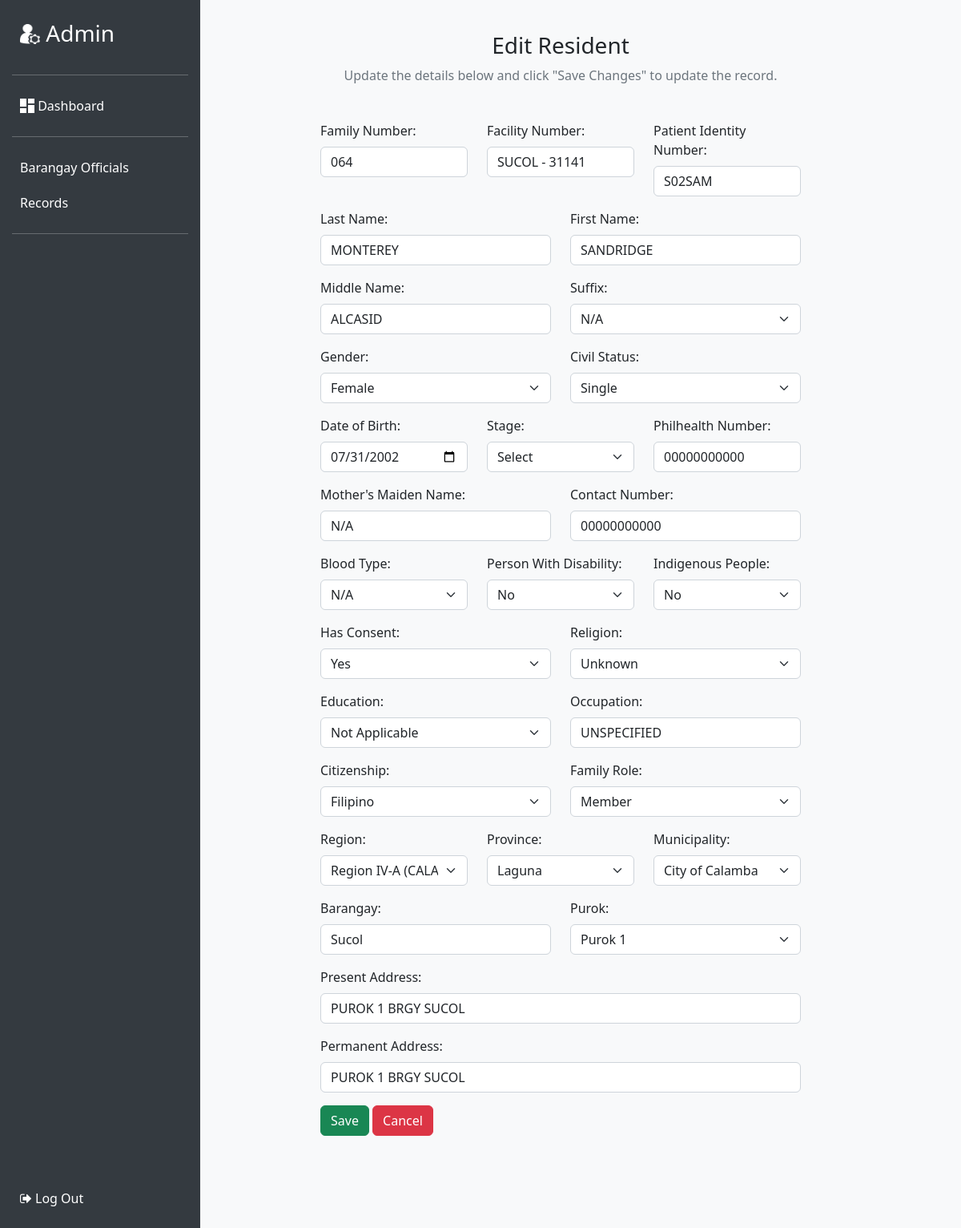
The page /edit.php?id=89 on the database its author committed.
### tables this page shows
CREATE TABLE `crud` (
  `id` int(255) NOT NULL,
  `first_name` varchar(255) NOT NULL,
  `last_name` varchar(255) NOT NULL,
  `middle_name` varchar(255) NOT NULL,
  `gender` varchar(255) NOT NULL,
  `family_number` varchar(255) DEFAULT NULL,
  `suffix` varchar(255) DEFAULT NULL,
  `civil_status` varchar(255) DEFAULT NULL,
  `birth_date` date DEFAULT NULL,
  `philhealth_number` varchar(255) DEFAULT NULL,
  `mothers_maiden_name` varchar(255) DEFAULT NULL,
  `contact_number` varchar(255) DEFAULT NULL,
  `blood_type` varchar(255) DEFAULT NULL,
  `pwd` varchar(255) DEFAULT NULL,
  `indigenous_people` varchar(255) DEFAULT NULL,
  `has_consent` varchar(255) DEFAULT NULL,
  `religion` varchar(255) DEFAULT NULL,
  `education` varchar(255) DEFAULT NULL,
  `occupation` varchar(255) DEFAULT NULL,
  `citizenship` varchar(255) DEFAULT NULL,
  `family_role` varchar(255) DEFAULT NULL,
  `region` varchar(255) DEFAULT NULL,
  `province` varchar(255) DEFAULT NULL,
  `municipality` varchar(255) DEFAULT NULL,
  `barangay` varchar(255) DEFAULT NULL,
  `purok` varchar(255) DEFAULT NULL,
  `present_address` varchar(255) DEFAULT NULL,
  `permanent_address` varchar(255) DEFAULT NULL,
  `facility_number` varchar(255) DEFAULT NULL,
  `patient_identity_number` varchar(255) DEFAULT NULL
);

### edit.php (the view, shortened to what this page needs)
<?php
include "db_conn.php";
$id = $_GET["id"];
$sql = "SELECT * FROM `crud` WHERE id = $id";
$result = mysqli_query($conn, $sql);
if (mysqli_num_rows($result) > 0) {
  $row = mysqli_fetch_assoc($result);
} else {
  echo "No results found";
}
?>
<!DOCTYPE html>
<html lang="en">
<head>
  <link href="https://cdn.jsdelivr.net/npm/bootstrap@5.2.3/dist/css/bootstrap.min.css" rel="stylesheet">
  <link rel="stylesheet" href="https://cdnjs.cloudflare.com/ajax/libs/font-awesome/6.4.0/css/all.min.css" />
  <link rel="stylesheet" href="https://cdnjs.cloudflare.com/ajax/libs/font-awesome/4.7.0/css/font-awesome.min.css">
</head>
<body>
  <div class="container-fluid">
    <div class="row">
      <div class="col-lg-3 col-md-4 sidebar">
      <a id="admin" href="dashboard.php">
        <h3><img id="adminpic" src="PIC/output-onlinepngtools.png" width="25" height="25"> Admin</h3></a>
        <hr>
        <a href="dashboard.php"><img id="dashpic" src="PIC/output-onlinepngtools (2).png" width="18" height="18"> Dashboard</a>
        <hr>
        <a href="barangay.php">	Barangay Officials</a>
        <a href="index.php">Records</a>
        <hr>
        <a href="/php-crud-yt-main/sample/index.php" class="text-white" onclick="return confirm('Are you sure you want to log out?')"><i class="fa fa-sign-out"></i> Log Out</a>
    </div>
    <div class="col-lg-9 col-md-8 content">
      <div class="container">
        <div class="text-center mb-4">
          <h3 id="edit">Edit Resident</h3>
          <p class="text-muted">Update the details below and click "Save Changes" to update the record.</p>
        </div>
    <div class="container d-flex justify-content-center">
      <form name="myForm" onsubmit="return validateForm()" action="" method="post" style="width:50vw; min-width:300px;">
        <div class="row mb-3">
          <div class="col">
            <label class="form-label">Family Number:</label>
            <input required type="text" class="form-control" name="family_number" placeholder="00000" value="<?php echo $row['family_number']; ?>" oninput="formatFamilyNumber(this); this.value = this.value.toUpperCase();" />
          </div>
          <div class="col">
              <label class="form-label">Facility Number:</label>
              <input type="text" class="form-control" name="facility_number" value="SUCOL - 31141" readonly>
            </div>
          <div class="col">
              <label class="form-label">Patient Identity Number:</label>
              <input required type="text" class="form-control" name="patient_identity_number" placeholder="ABCD123" value="<?php echo $row['patient_identity_number']; ?>" oninput="this.value = this.value.toUpperCase();">
          </div>
        </div>
          <div class="row mb-3">
            <div class="col">
              <label class="form-label">Last Name:</label>
              <input required type="text" class="form-control" name="last_name" placeholder="Einstein" value="<?php echo $row['last_name']; ?>">
          </div>
          <div class="col">
            <label class="form-label">First Name:</label>
            <input required type="text" class="form-control" name="first_name" placeholder="Albert" value="<?php echo $row['first_name']; ?>">
          </div>
  </div>
        <div class="row mb-3">
        <div class="col">
          <label class="form-label">Middle Name:</label>
          <input required type="text" class="form-control" name="middle_name" placeholder="Isaac" value="<?php echo $row['middle_name']; ?>">
        </div>
        <div class="col">
          <label class="form-label">Suffix:</label>
          <select required class="form-select" name="suffix">
            <option value="Not Applicable" <?php if ($row['suffix'] == 'Not Applicable') echo 'selected'; ?>>N/A</option>
          </select>
        </div>
      </div>
      <div class="row mb-3">
        <div class="col">
          <label class="form-label">Gender:</label>
          <select required class="form-select" name="gender">
            <option value="Female" <?php if ($row['gender'] == 'Female') echo 'selected'; ?>>Female</option>
          </select>
        </div>
        <div class="col">
               <label class="form-label">Civil Status:</label>
                  <select required class="form-select" name="civil_status">
                     <option value="Single" <?php if ($row['civil_status'] == 'Single') echo 'selected'; ?>>Single</option>
                  </select>
          </div>
      </div>
      <div class="row mb-3">
                  <div class="col">
                     <label class="form-label">Date of Birth:</label>
                        <input required class="form-control" type="date" name="birth_date" value="<?php echo $row['birth_date']; ?>">
                  </div>
                  <div class="col">
                  <label class="form-label">Stage:</label>
                     <select required class="form-select" name="stage">
                        <option selected disabled>Select</option>
                     </select>
               </div>
                  <div class="col">
                  <label class="form-label">Philhealth Number:</label>
                  <input type="text" class="form-control" name="philhealth_number" id="philhealth_number" placeholder="000000000" value="<?php echo $row['philhealth_number']; ?>">
               </div>
            </div>
            <div class="row mb-3">
               <div class="col">
                  <label class="form-label">Mother's Maiden Name:</label>
                  <input type="text" class="form-control" name="mothers_maiden_name" placeholder="N/A" value="<?php echo $row['mothers_maiden_name']; ?>">
               </div>
               <div class="col">
                <label class="form-label">Contact Number:</label>
                <input type="number" class="form-control" name="contact_number" placeholder="00000000000" required maxlength="11" oninput="checkLength()" value="<?php echo $row['contact_number']; ?>">
              </div>
            </div>
            <div class="row mb-3">
               <div class="col">
                  <label class="form-label">Blood Type:</label>
                     <select required class="form-select" name="blood_type">
                        <option value="Not Applicable" <?php if ($row['blood_type'] == 'Not Applicable') echo 'selected'; ?>>N/A</option>
                     </select>
               </div>
               <div class="col">
                  <label class="form-label">Person With Disability:</label>
                     <select required class="form-select" name="pwd">
                        <option value="No" <?php if ($row['pwd'] == 'No') echo 'selected'; ?>>No</option>
                     </select>
               </div>
               <div class="col">
                  <label class="form-label">Indigenous People:</label>
                     <select required class="form-select" name="indigenous_people">
                        <option value="No" <?php if ($row['indigenous_people'] == 'No') echo 'selected'; ?>>No</option>
                     </select>
               </div>
            </div>
            <div class="row mb-3">
               <div class="col">
                  <label class="form-label">Has Consent:</label>
                     <select required class="form-select" name="has_consent">
                        <option value="Yes" <?php if ($row['has_consent'] == 'Yes') echo 'selected'; ?>>Yes</option>
                     </select>
               </div>
               <div class="col">
                  <label class="form-label">Religion:</label>
                     <select required class="form-select" name="religion">
                        <option value="Unknown" <?php if ($row['religion'] == 'Unknown') echo 'selected'; ?>>Unknown</option>
                     </select>
               </div>
            </div>
            <div class="row mb-3">
               <div class="col">
                  <label class="form-label">Education:</label>
                     <select required class="form-select" name="education">
                        <option value="Not Applicable" <?php if ($row['education'] == 'Not Applicable') echo 'selected'; ?>>Not Applicable</option>
                     </select>
               </div>
               <div class="col">
                  <label required class="form-label">Occupation:</label>
                  <input type="text" class="form-control" name="occupation" placeholder="Software Engineer" value="<?php echo $row['occupation']; ?>">
               </div>
            </div>
            <div class="row mb-3">
               <div class="col">
                  <label required class="form-label">Citizenship:</label>
                     <select class="form-select" name="citizenship">
                        <option value="Filipino" <?php if ($row['citizenship'] == 'Filipino') echo 'selected'; ?>>Filipino</option>
                     </select>
               </div>
               <div class="col">
                  <label class="form-label">Family Role:</label>
                     <select required class="form-select" name="family_role">
                        <option value="Member" <?php if ($row['family_role'] == 'Member') echo 'selected'; ?>>Member</option>
                     </select>
               </div>
            </div>
            <div class="row mb-3">
               <div class="col">
                  <label class="form-label">Region:</label>
                     <select required class="form-select" name="region">
                        <option value="Region IV-A (CALABARZON)" <?php if ($row['region'] == 'Region IV-A (CALABARZON)') echo 'selected'; ?>>Region IV-A (CALABARZON)</option>
                     </select>
               </div>
               <div class="col">
                  <label class="form-label">Province:</label>
                     <select required class="form-select" name="province">
                        <option value="Laguna" <?php if ($row['province'] == 'Laguna') echo 'selected'; ?>>Laguna</option>
                     </select>
               </div>
               <div class="col">
                  <label class="form-label">Municipality:</label>
                     <select required class="form-select" name="municipality">
                        <option value="City of Calamba" <?php if ($row['municipality'] == 'City of Calamba') echo 'selected'; ?>>City of Calamba</option>
                     </select>
               </div>
            </div>
            <div class="row mb-3">
            <div class="col">
                  <label class="form-label">Barangay:</label>
                  <input type="text" class="form-control" name="barangay" value="Sucol" readonly>
               </div>
               <div class="col">
               <label class="form-label">Purok:</label>
                  <select required class="form-select" name="purok">
                     <option value="Purok 1" <?php if ($row['purok'] == 'Purok 1') echo 'selected'; ?>>Purok 1</option>
                  </select>
                  </div>
            </div>
            <div class="row mb-3">
               <div class="col">
                  <label class="form-label">Present Address:</label>
                  <input required type="text" class="form-control" name="present_address" placeholder="St. Village Street 123" value="<?php echo $row['present_address']; ?>">
               </div>
            </div>
            <div class="row mb-3">
               <div class="col">
                  <label class="form-label">Permanent Address:</label>
                  <input required type="text" class="form-control" name="permanent_address" placeholder="St. Village Street 123" value="<?php echo $row['permanent_address']; ?>">
               </div>
            </div>
            <div>
               <button type="submit" class="btn btn-success" name="submit">Save</button>
               <a href="index.php" class="btn btn-danger" onclick="window.history.back(); return false;">Cancel</a>
            </div>
    </div>
</div>
</div>
</div>
</div>
</body>
</html>

### edit.php (style rules this page uses)
body { scroll-behavior: smooth; }
.sidebar a:last-child { position: absolute; bottom: 15px; left: 15px; }
.container { margin-top: 45px; margin-bottom: 100px; }
body { background-color: #f8f9fa; }
.sidebar { background-color: #343a40; color: #fff; height: 100%; position: fixed; left: 0; padding: 15px; width: 250px; z-index: 1; }
.sidebar a { color: #fff; display: block; padding: 10px; text-decoration: none; }
.content { margin-left: 250px; padding: 15px; }
#admin { cursor: pointer; border-width: none; background-color: #343a40; }
#adminpic { margin-top: -5px; }
#dashpic { margin-top: -3px; }
.text-center h3 { margin-top: -20px; }

### rows shown on the page
crud: family_number "064", patient_identity_number "S02SAM", last_name "MONTEREY", first_name "SANDRIDGE", middle_name "ALCASID", suffix "N/A", gender "Female", civil_status "Single", birth_date "07/31/2002", philhealth_number "00000000000", mothers_maiden_name "N/A", contact_number "00000000000", blood_type "N/A", pwd "No", indigenous_people "No", has_consent "Yes", religion "Unknown", education "Not Applicable", occupation "UNSPECIFIED", citizenship "Filipino", family_role "Member", region "Region IV-A (CALABARZON)", province "Laguna", municipality "City of Calamba", purok "Purok 1", present_address "PUROK 1 BRGY SUCOL", permanent_address "PUROK 1 BRGY SUCOL"
